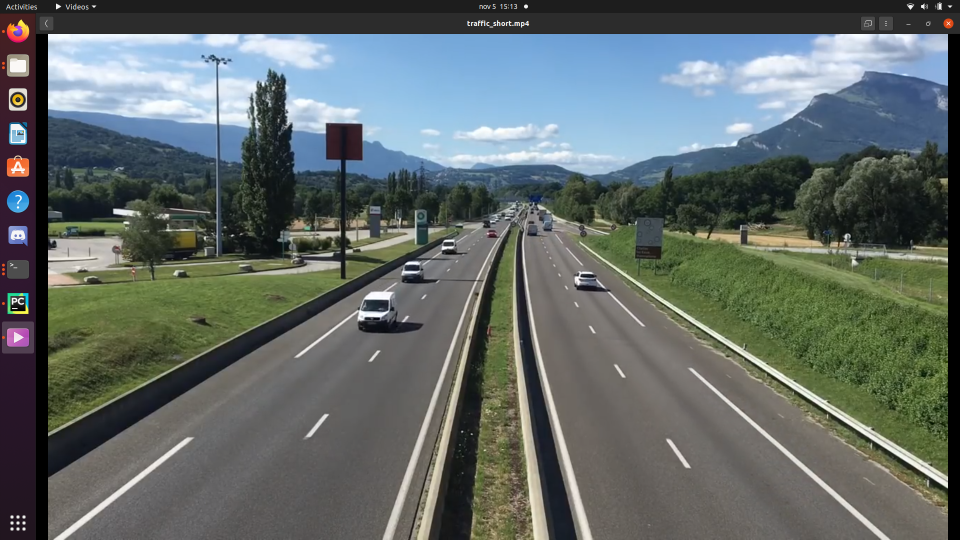
#> input picture perspective/road_long.png, 1920 x 1080 px (shown at 1/2 size)
$ python perspective_example.py
#> lines starting #> are read from the running program, lines starting #| are printed output that depends on the picture; after the words box and inside, x2 and y2 are one past the last pixel; in counts of white or black regions, pixels touching at a corner belong together
import cv2
import numpy as np

#this function will be called whenever the mouse is left-clicked twice
def mouse_callback(event, x, y, flags, params):

    #right-click event value is 2
    if event == cv2.EVENT_LBUTTONDBLCLK:
        global clicks

        #store the coordinates of the right-click event
        clicks.append([x, y])

def getPoints(img, imW, imH):
    image = img
    global clicks

    #set mouse callback function for window
    cv2.namedWindow('image', cv2.WINDOW_AUTOSIZE)
    cv2.putText(image, "DOUBLE CLICK WITH LEFT MOUSE BUTTON TO DRAW 4 POINTS. THEN PRESS \"Q\"",(int(imW*0.1), int(imH*0.1)), cv2.FONT_HERSHEY_COMPLEX, 0.5, (0,255,0),2 )
    cv2.setMouseCallback('image', mouse_callback)
    for i in range(len(clicks)):
        cv2.circle(image, tuple(clicks[i]), 10, (0, 0, 255), 10)
    cv2.imshow('image', image)
    cv2.waitKey(0)
    cv2.destroyAllWindows()

    return clicks

img = cv2.imread('./perspective/road_long.png')
#> img is the input picture: shape (1080, 1920, 3); mean B, G, R 104.2, 106.2, 97.6
rows,cols,ch = img.shape
#> rows = 1080; cols = 1920; ch = 3

clicks = []
clicks = getPoints(img, cols, rows)
#> in getPoints, `cv2.putText(image, "DOUBLE CLICK WITH LEFT MOUSE BUTTON TO DRAW 4 POIN..`:
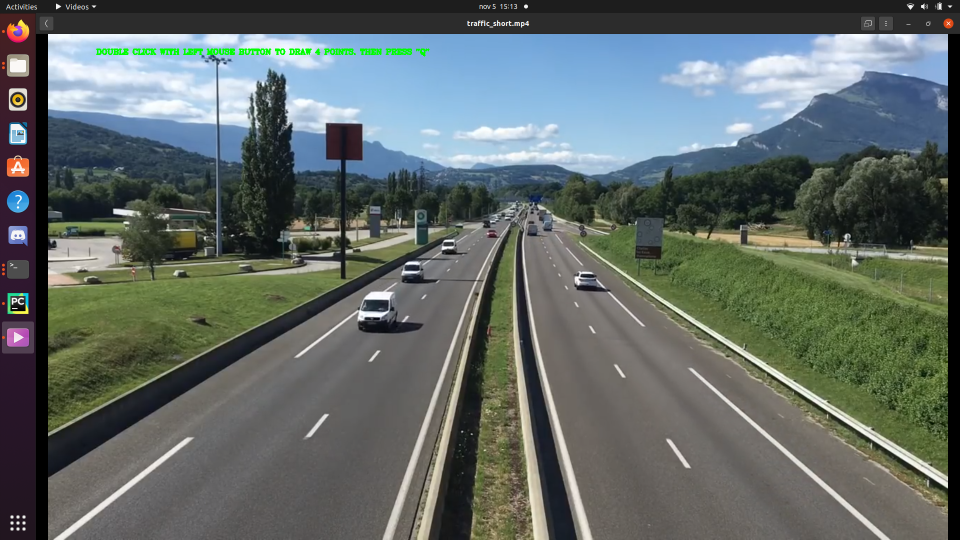
#> image: shape (1080, 1920, 3) (shown at 1/2 size); 0.25% of pixels changed, all inside (x1, y1, x2, y2) = (192, 97, 859, 113)
#> clicks = []


#> (the run stopped early here; a loop or call above may not have finished)

$ run again, with perspective/road.jpg saved as perspective/road_long.png
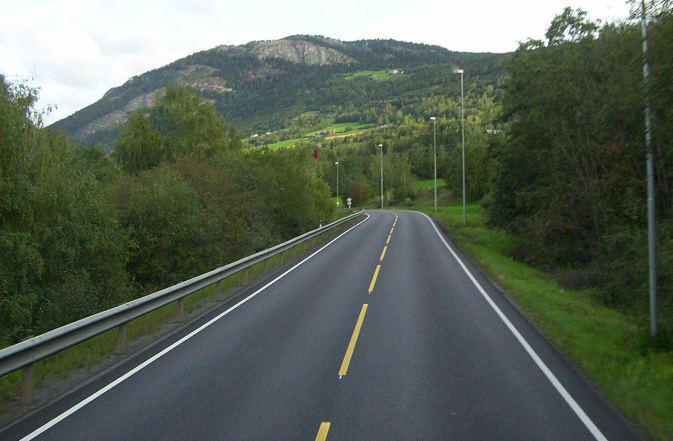
#> input picture perspective/road.jpg, 1346 x 882 px (shown at 1/2 size)
#> img is the input picture: shape (882, 1346, 3); mean B, G, R 87, 99.6, 89.3
#> in getPoints, `cv2.putText(image, "DOUBLE CLICK WITH LEFT MOUSE BUTTON TO DRAW 4 POIN..`:
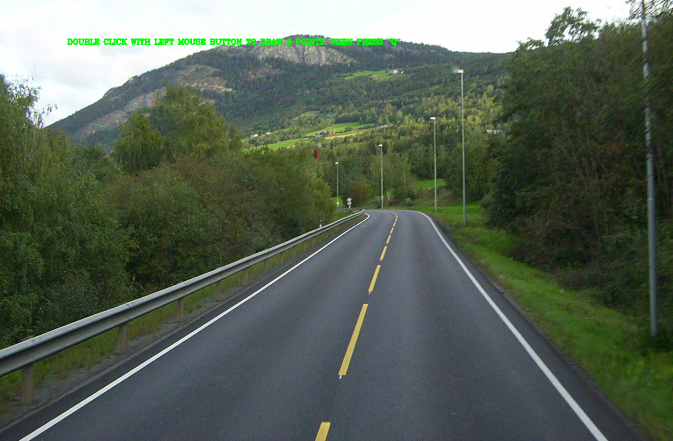
#> image: shape (882, 1346, 3) (shown at 1/2 size); 0.44% of pixels changed, all inside (x1, y1, x2, y2) = (134, 77, 801, 93)
#> clicks = []
